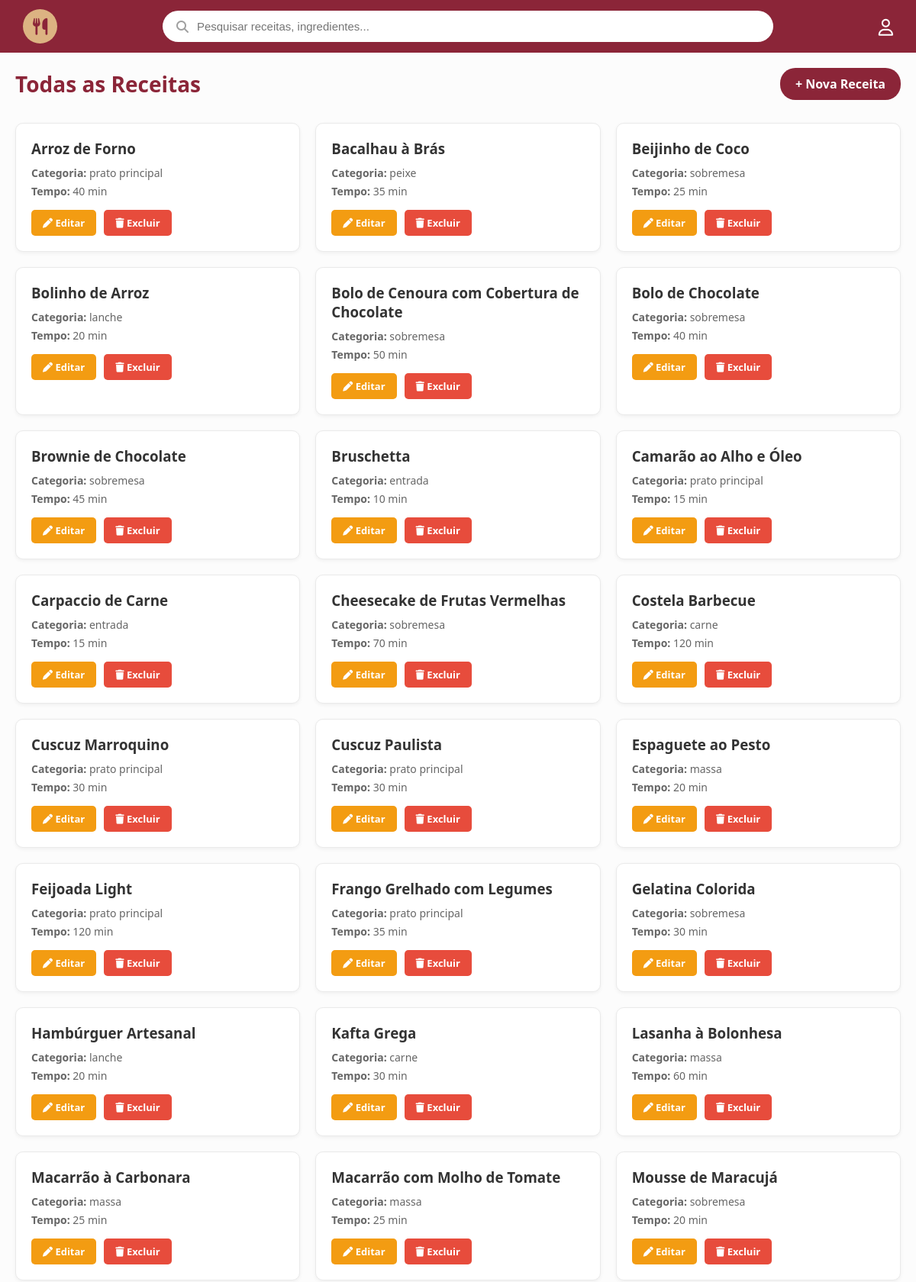
/views/recipes/recipes_list.php (upper part), run on the app's committed database.
### tables this page shows
CREATE TABLE recipes (
    id INT AUTO_INCREMENT PRIMARY KEY,
    name VARCHAR(150) NOT NULL,
    ingredients TEXT NOT NULL,
    description TEXT,
    preparation_time INT,
    category VARCHAR(50),
    price DECIMAL(10, 2) DEFAULT 0.00,
    is_public BOOLEAN DEFAULT TRUE,
    
    user_id INT NULL,
    chef_id INT NULL,
    restaurant_id INT NULL,

    created_at TIMESTAMP DEFAULT CURRENT_TIMESTAMP,
    updated_at TIMESTAMP DEFAULT CURRENT_TIMESTAMP ON UPDATE CURRENT_TIMESTAMP,
    deleted_at DATETIME,

    CONSTRAINT fk_recipe_user FOREIGN KEY (user_id) REFERENCES users(id) ON DELETE CASCADE,
    CONSTRAINT fk_recipe_chef FOREIGN KEY (chef_id) REFERENCES chef(id) ON DELETE CASCADE,
    CONSTRAINT fk_recipe_restaurant FOREIGN KEY (restaurant_id) REFERENCES restaurants(id) ON DELETE CASCADE
);

### config/database.php (called while the page is built, shortened)
<?php
class database {
    private static $conexao = null;
    public static function getConexao() {
        if (self::$conexao === null) {
            try {
                $dsn = "mysql:host=" . DB_HOST . ";dbname=" . DB_NAME . ";charset=utf8mb4";
                self::$conexao = new PDO($dsn, DB_USER, DB_PASS, [
                    PDO::ATTR_ERRMODE => PDO::ERRMODE_EXCEPTION,
                    PDO::ATTR_DEFAULT_FETCH_MODE => PDO::FETCH_ASSOC,
                    PDO::ATTR_EMULATE_PREPARES => false,
                ]);
            } catch (PDOException $e) {
                die("Erro de conexão: " . $e->getMessage());
            }
        }
        return self::$conexao;
    }
}

### models/dao/recipeDAO.php (called while the page is built, shortened)
<?php
require_once dirname(__DIR__, 2) . '/config/database.php';
class recipeDAO {
    private $conn;
    public function __construct() {
        $this->conn = database::getConexao();
    }
    public function readAll() {
        $sql = "SELECT * FROM recipes ORDER BY name";
        $stmt = $this->conn->query($sql);
        $receitas = [];
        while ($dados = $stmt->fetch(PDO::FETCH_ASSOC)) {
            $receitas[] = new Recipe(
                $dados['name'],
                $dados['ingredients'],
                $dados['description'],
                $dados['preparation_time'],
                $dados['category'],
                $dados['price'],
                $dados['is_public'],
                $dados['user_id'],
                $dados['chef_id'],
                $dados['restaurant_id'],
                $dados['id']
            );
        }
        return $receitas;
    }
}

### models/model/recipe.php (called while the page is built, shortened)
<?php
class Recipe {
    private $id;
    private $name;
    private $preparation_time;
    private $category;
    public function getId() { return $this->id; }
    public function getName() { return $this->name; }
    public function getPreparationTime() { return $this->preparation_time; }
    public function getCategory() { return $this->category; }
    public function setId($id) { $this->id = $id; }
    public function setName($n) { $this->name = trim($n); }
    public function setPreparationTime($pt) { $this->preparation_time = $pt; }
    public function setCategory($c) { $this->category = trim($c); }
}
?>

### views/recipes/recipes_list.php (the view, shortened to what this page needs)
<?php
require_once dirname(__DIR__, 2) . '/base.php';
require_once dirname(__DIR__, 2) . '/models/model/recipe.php';
require_once dirname(__DIR__, 2) . '/models/dao/recipeDAO.php';
$dao = new recipeDAO();
$receitas = $dao->readAll();
?>
<div class="container">
    <div class="header-list">
        <h2>Todas as Receitas</h2>
        <a href="recipe_form.php" class="btn-add">+ Nova Receita</a>
    </div>
    <div class="recipe-grid">
        <?php if(empty($receitas)): ?>
            <p>Nenhuma receita cadastrada.</p>
        <?php else: ?>
            <?php foreach($receitas as $r): ?>
                <div class="recipe-card">
                    <h3><?= htmlspecialchars($r->getName()) ?></h3>
                    <p><strong>Categoria:</strong> <?= htmlspecialchars($r->getCategory() ?: 'N/A') ?></p>
                    <p><strong>Tempo:</strong> <?= htmlspecialchars($r->getPreparationTime() ?: '--') ?> min</p>
                    <div class="card-actions">
                        <a href="recipe_edit.php?id=<?= $r->getId() ?>" class="btn-edit"><i class="fa-solid fa-pen"></i> Editar</a>
                        <a href="recipes_list.php?delete_id=<?= $r->getId() ?>" class="btn-delete" onclick="return confirm('Excluir esta receita?');"><i class="fa-solid fa-trash"></i> Excluir</a>
                    </div>
                </div>
            <?php endforeach; ?>
        <?php endif; ?>
    </div>
</div>
</body>
</html>

### base.php (shortened to what this page needs)
<?php
$base_path = str_replace(str_replace('\\', '/', $_SERVER['DOCUMENT_ROOT']), '', str_replace('\\', '/', __DIR__));
$base_path = '/' . trim($base_path, '/') . '/';
if ($base_path === '//') { $base_path = '/'; }
require_once __DIR__ . '/config/database.php';
?>
<!DOCTYPE html>
<html lang="pt-BR">
<head>
    <link rel="stylesheet" href="https://cdnjs.cloudflare.com/ajax/libs/font-awesome/6.4.0/css/all.min.css">
</head>
<body>
    <header class="navbar">
        <a href="<?php echo $base_path; ?>index.php" class="logo-container">
            <i class="fa-solid fa-utensils"></i>
        </a>
        <div class="search-bar">
            <i class="fa-solid fa-magnifying-glass"></i>
            <input type="text" placeholder="Pesquisar receitas, ingredientes...">
        </div>
        <div class="nav-icons">
            <a href="#" id="btnPerfil" title="Menu do Usuário">
                <i class="fa-regular fa-user"></i>
            </a>
        </div>
    </header>

### base.php (style rules this page uses)
body { font-family: 'Segoe UI', Tahoma, Geneva, Verdana, sans-serif; margin: 0; padding: 0; background-color: #fcfcfc; }
.navbar { background-color: #8b2538; padding: 12px 30px; display: flex; align-items: center; justify-content: space-between; color: white; }
.logo-container { display: flex; align-items: center; justify-content: center; background-color: #dcb382; border-radius: 50%; width: 45px; height: 45px; text-decoration: none; color: #8b2538; font-size: 22px; }
.search-bar { flex: 1; max-width: 800px; margin: 0 30px; position: relative; }
.search-bar input { width: 100%; padding: 12px 20px 12px 45px; border-radius: 25px; border: none; outline: none; font-size: 15px; box-sizing: border-box; }
.search-bar i { position: absolute; left: 18px; top: 50%; transform: translateY(-50%); color: #a0a0a0; font-size: 16px; }
.nav-icons { display: flex; gap: 20px; align-items: center; }
.nav-icons a { color: white; text-decoration: none; font-size: 22px; transition: 0.3s; }
.container { max-width: 1200px; margin: 0 auto; padding: 20px; }

### views/recipes/recipes_list.php (style rules this page uses)
.header-list { display: flex; justify-content: space-between; align-items: center; margin-bottom: 30px; }
.header-list h2 { color: #8b2538; font-size: 28px; margin: 0; }
.btn-add { background-color: #8b2538; color: white; padding: 10px 20px; text-decoration: none; border-radius: 20px; font-weight: bold; }
.recipe-grid { display: grid; grid-template-columns: repeat(auto-fill, minmax(300px, 1fr)); gap: 20px; }
.recipe-card { background: white; border: 1px solid #eaeaea; border-radius: 10px; padding: 20px; box-shadow: 0 2px 5px rgba(0,0,0,0.05); }
.recipe-card h3 { margin: 0 0 10px 0; color: #333; }
.recipe-card p { margin: 5px 0; color: #666; font-size: 14px; }
.card-actions { margin-top: 15px; display: flex; gap: 10px; }
.card-actions a { padding: 8px 15px; border-radius: 5px; text-decoration: none; color: white; font-size: 13px; font-weight: bold; }
.btn-edit { background-color: #f39c12; }
.btn-delete { background-color: #e74c3c; }

### data on the page
recipes: name "Arroz de Forno", category "prato principal", preparation_time "40"
recipes: name "Bacalhau à Brás", category "peixe", preparation_time "35"
recipes: name "Beijinho de Coco", category "sobremesa", preparation_time "25"
recipes: name "Bolinho de Arroz", category "lanche", preparation_time "20"
recipes: name "Bolo de Cenoura com Cobertura de Chocolate", category "sobremesa", preparation_time "50"
recipes: name "Bolo de Chocolate", category "sobremesa", preparation_time "40"
recipes: name "Brownie de Chocolate", category "sobremesa", preparation_time "45"
recipes: name "Bruschetta", category "entrada", preparation_time "10"
recipes: name "Camarão ao Alho e Óleo", category "prato principal", preparation_time "15"
recipes: name "Carpaccio de Carne", category "entrada", preparation_time "15"
recipes: name "Cheesecake de Frutas Vermelhas", category "sobremesa", preparation_time "70"
recipes: name "Costela Barbecue", category "carne", preparation_time "120"
recipes: name "Cuscuz Marroquino", category "prato principal", preparation_time "30"
recipes: name "Cuscuz Paulista", category "prato principal", preparation_time "30"
recipes: name "Espaguete ao Pesto", category "massa", preparation_time "20"
recipes: name "Feijoada Light", category "prato principal", preparation_time "120"
recipes: name "Frango Grelhado com Legumes", category "prato principal", preparation_time "35"
recipes: name "Gelatina Colorida", category "sobremesa", preparation_time "30"
recipes: name "Hambúrguer Artesanal", category "lanche", preparation_time "20"
recipes: name "Kafta Grega", category "carne", preparation_time "30"
recipes: name "Lasanha à Bolonhesa", category "massa", preparation_time "60"
recipes: name "Macarrão à Carbonara", category "massa", preparation_time "25"
recipes: name "Macarrão com Molho de Tomate", category "massa", preparation_time "25"
recipes: name "Mousse de Maracujá", category "sobremesa", preparation_time "20"
